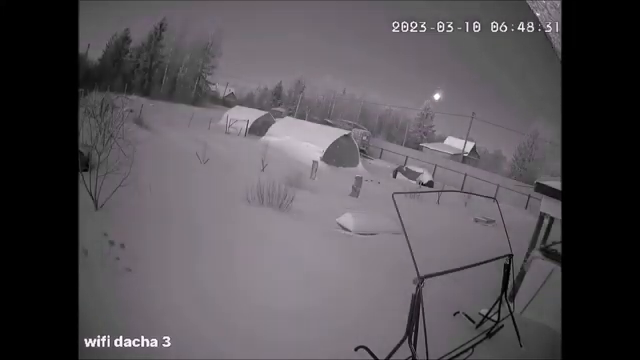
//> input picture frame 77 of Lab13/Test4.mp4, 640 x 360 px
$ ./Lab13   (built with g++ and OpenCV 4)
//> lines starting //> are read from the running program, lines starting //| are printed output that depends on the picture; after the words box and inside, x2 and y2 are one past the last pixel; in counts of white or black regions, pixels touching at a corner belong together
#include <opencv2/opencv.hpp>
#include <iostream>
#include <vector>
#include <algorithm>
#include <random>

class BackgroundEstimator {
private:
    cv::VideoCapture cap;
    cv::Mat medianBackground;

    uchar getMedian(std::vector<uchar>& tokens) {
        size_t n = tokens.size() / 2;
        std::nth_element(tokens.begin(), tokens.begin() + n, tokens.end());
        return tokens[n];
    }

public:
    BackgroundEstimator(std::string videoPath) {
        cap.open(videoPath);
        if (!cap.isOpened()) {
            throw std::runtime_error("Could not open video file");
        }
    }

    cv::Mat calculateBackground(int numSamples = 25) {
//> called with numSamples = 25
        int frameCount = static_cast<int>(cap.get(cv::CAP_PROP_FRAME_COUNT));
        std::vector<cv::Mat> frames;

        std::default_random_engine generator;
        std::uniform_int_distribution<int> distribution(0, frameCount - 1);

        for (int i = 0; i < numSamples; i++) {
            int fid = distribution(generator);
            cap.set(cv::CAP_PROP_POS_FRAMES, fid);
            cv::Mat frame;
            cap >> frame;
//> frame is the input picture: 360 rows x 640 cols, CV_8UC3; mean B, G, R 84.9, 80.4, 84.8
            if (!frame.empty()) {
                frames.push_back(frame);
            }
        }

        if (frames.empty()) throw std::runtime_error("No frames captured");

        medianBackground = cv::Mat(frames[0].rows, frames[0].cols, CV_8UC3);

        for (int r = 0; r < frames[0].rows; r++) {
            for (int c = 0; c < frames[0].cols; c++) {
                for (int ch = 0; ch < 3; ch++) {
                    std::vector<uchar> pixels;
                    for (int i = 0; i < frames.size(); i++) {
                        pixels.push_back(frames[i].at<cv::Vec3b>(r, c)[ch]);
                    }
                    medianBackground.at<cv::Vec3b>(r, c)[ch] = getMedian(pixels);
                }
            }
        }
        return medianBackground;
    }

    void detectObjects(int thresholdVal = 30) {
        if (medianBackground.empty()) {
            calculateBackground();
        }

        cv::Mat grayMedian;
        cv::cvtColor(medianBackground, grayMedian, cv::COLOR_BGR2GRAY);
        cap.set(cv::CAP_PROP_POS_FRAMES, 0);

        cv::Mat frame, grayFrame, diff, mask;

        while (true) {
            cap >> frame;
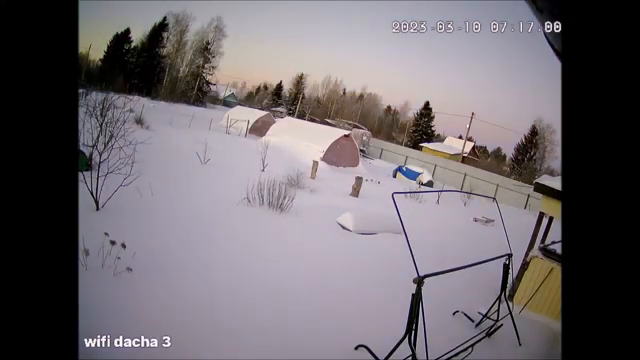
//> input picture frame 102 of Lab13/Test4.mp4, 640 x 360 px
//> frame is the input picture: 360 rows x 640 cols, CV_8UC3; mean B, G, R 110.6, 105.1, 111.5
            if (frame.empty()) break;

            cv::cvtColor(frame, grayFrame, cv::COLOR_BGR2GRAY);
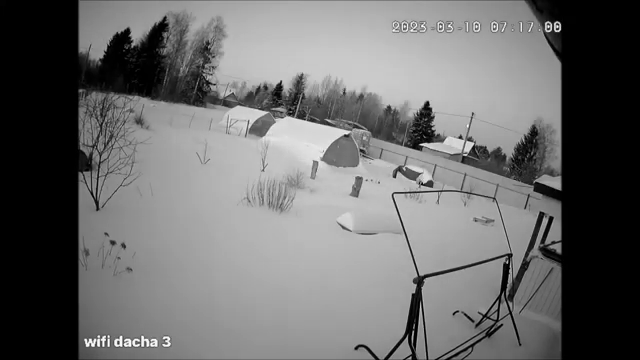
//> grayFrame: 360 rows x 640 cols, CV_8UC1; min 0, max 255, mean 107.7

            cv::absdiff(grayFrame, grayMedian, diff);

            cv::threshold(diff, mask, thresholdVal, 255, cv::THRESH_BINARY);

            cv::imshow("Object Detection Mask", mask);
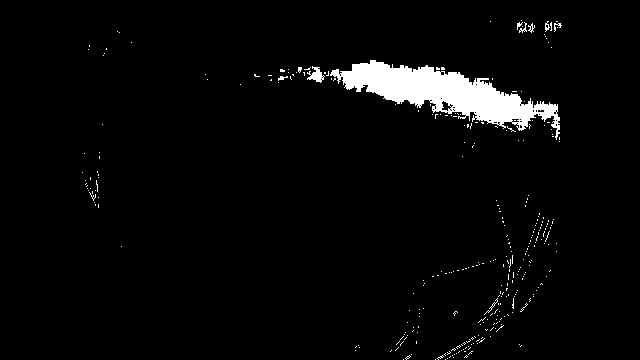
//> window 'Object Detection Mask': 360 rows x 640 cols, CV_8UC1; 3.4% white; 325 white regions (316 under 20 px), largest, box (x1, y1, x2, y2) and area: (330, 60, 560, 140) 6711, (307, 66, 325, 83) 150, (519, 22, 527, 33) 30

            char key = (char)cv::waitKey(30);
//> the 'q' key is pressed
            if (key == 'q' || key == 27) break;
        }

        cap.release();
        cv::destroyAllWindows();
    }
};

int main() {
    try {
        BackgroundEstimator detector("Test4.mp4");
        detector.detectObjects(30);
    }
    catch (const std::exception& e) {
        std::cerr << e.what() << std::endl;
        return -1;
    }
    return 0;
}

$ run again, starting later in the video
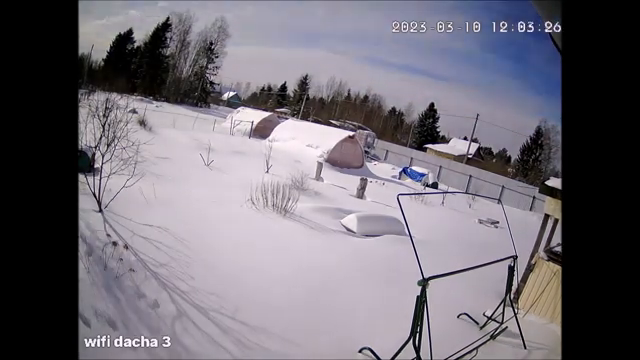
//> input picture frame 350 of Lab13/Test4.mp4, 640 x 360 px
//> in calculateBackground, frame is the input picture: 360 rows x 640 cols, CV_8UC3; mean B, G, R 117, 108, 112.7
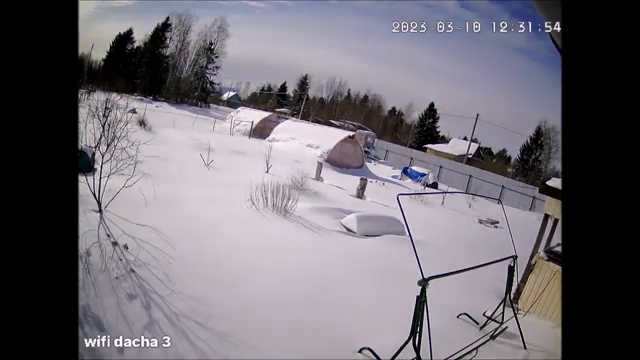
//> input picture frame 375 of Lab13/Test4.mp4, 640 x 360 px
//> in detectObjects, frame is the input picture: 360 rows x 640 cols, CV_8UC3; mean B, G, R 116.4, 107.9, 112.8
//> in detectObjects, `cv::imshow("Object Detection Mask", mask);`:
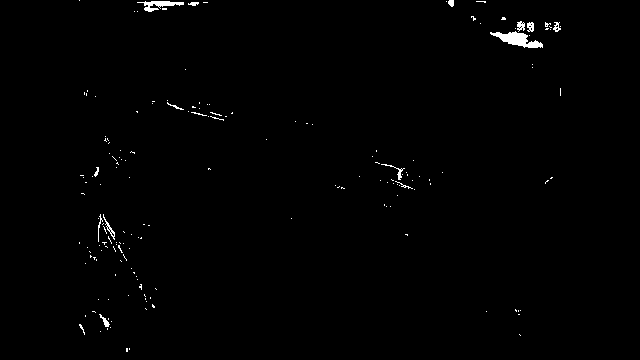
//> window 'Object Detection Mask': 360 rows x 640 cols, CV_8UC1; 0.72% white; 173 white regions (157 under 20 px), largest, box (x1, y1, x2, y2) and area: (490, 31, 543, 48) 431, (137, 1, 184, 12) 224, (103, 214, 115, 240) 64

$ run again, starting later in the video
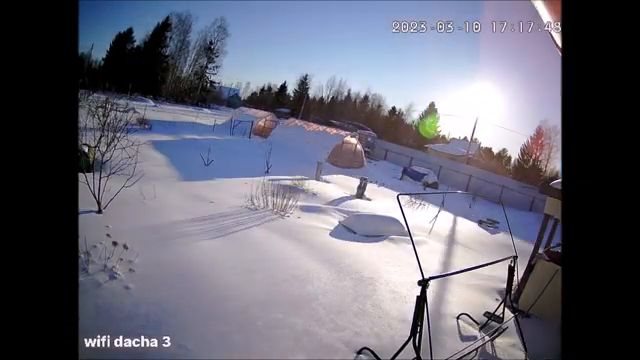
//> input picture frame 622 of Lab13/Test4.mp4, 640 x 360 px
//> in calculateBackground, frame is the input picture: 360 rows x 640 cols, CV_8UC3; mean B, G, R 116.3, 102.8, 102.7
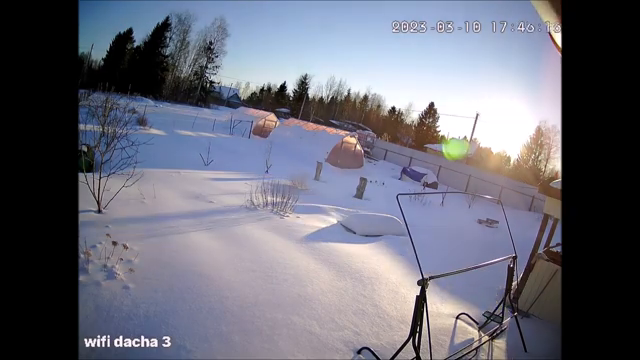
//> input picture frame 647 of Lab13/Test4.mp4, 640 x 360 px
//> in detectObjects, frame is the input picture: 360 rows x 640 cols, CV_8UC3; mean B, G, R 119.3, 106.5, 105.6
//> in detectObjects, `cv::imshow("Object Detection Mask", mask);`:
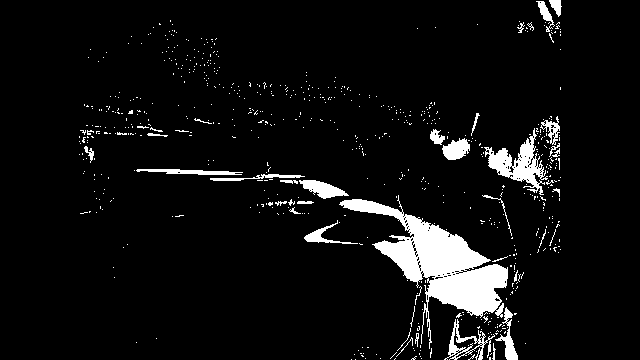
//> window 'Object Detection Mask': 360 rows x 640 cols, CV_8UC1; 6.3% white; 663 white regions (623 under 20 px), largest, box (x1, y1, x2, y2) and area: (339, 195, 508, 349) 7411, (484, 128, 548, 195) 1477, (444, 319, 495, 360) 568
